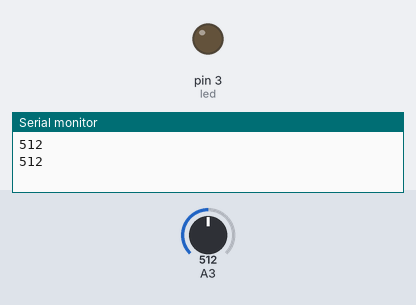
The sketch below on a simulated Arduino Uno, built with avr-gcc and run on an emulated ATmega328P. On the bench: output pins drawn as LEDs (lit = HIGH), the last lines printed to the serial monitor. The test bench sets the inputs (shaded band); at power-on: A3 = 512.

Above: at 1.8 s.
1.9 s: A3 set to 260
3.4 s: A3 set to 240
At 4.7 s:
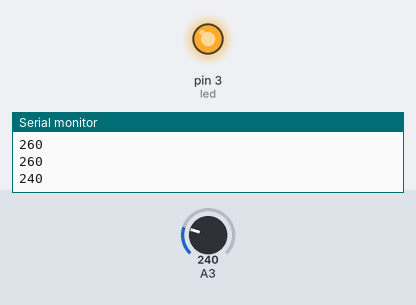
5.5 s: A3 set to 306
At 6.3 s:
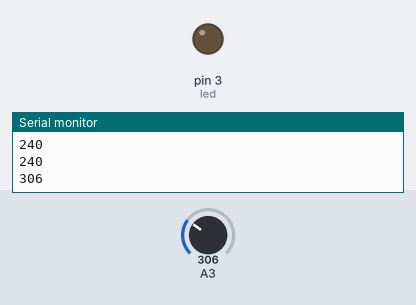
7.5 s: A3 set to 122
At 9.0 s:
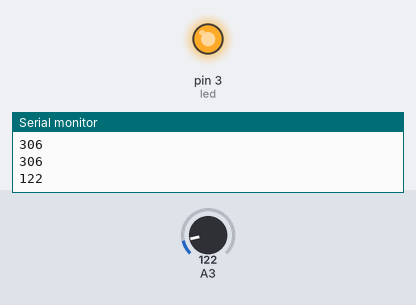
Timing chart, 0 to 10.5 s (numbered marks = the images above; inputs shaded):
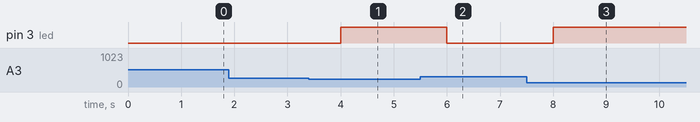

The sketch:

18.Ldr.ino
```cpp
int led=3;

void setup() {
  Serial.begin(9600);
  pinMode(led,OUTPUT);

}

void loop() {

int valuee=analogRead(A3);
Serial.println(valuee);
  if(valuee<=250){
   digitalWrite(led,HIGH);
  }
  else{
   digitalWrite(led,LOW);
   }
delay(1000);
}
```

Measured:
- the behaviour switches between 251 and 250 on A3 (found by bisection; images 0 and 1)
- after the input at 3.4 s, pin 3 (led): LOW → HIGH after 0.60 s
- after the input at 5.5 s, pin 3 (led): HIGH → LOW after 0.50 s
- after the input at 7.5 s, pin 3 (led): LOW → HIGH after 0.50 s
